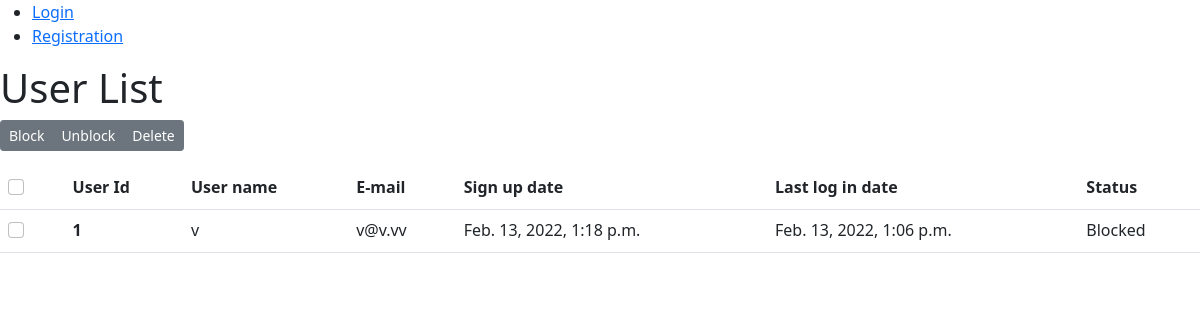
/users/, run on the app's committed database.
### users/models.py (models this page shows, shortened)
class Users(AbstractUser):
    objects = PersonManager()
    is_blocked = models.BooleanField(default=False, verbose_name='Status account')

### users/views.py (the view)
# urls.py: path(r'users/', views.UserListView.as_view(), name='users'),
class UserListView(generic.ListView):
    model = Users
    template_name = 'users/users.html'
    context_object_name = 'users_list'

### users/templates/users/users.html (shortened to what this page needs)
{% extends 'users/layout.html' %}
{% block content %}
    <h1>User List</h1>
    {% if users_list %}
        <div class="btn-toolbar mb-3" role="toolbar" aria-label="Toolbar with button groups">
            <div class="btn-group btn-group-sm" role="group" aria-label="First group">
                <button type="button" class="btn btn-secondary">Block</button>
                <button type="button" class="btn btn-secondary">Unblock</button>
                <button type="button" class="btn btn-secondary">Delete</button>
            </div>
        </div>
    <table class="table">
        <tr>
            <th>
                <div class="form-check">
                    <input class="form-check-input" type="checkbox" value="" id="flexCheckDefault" />
                </div>
            </th>
            <th scope="col">User Id</th>
            <th scope="col">User name</th>
            <th scope="col">E-mail</th>
            <th scope="col">Sign up date</th>
            <th scope="col">Last log in date</th>
            <th scope="col">Status</th>
        </tr>
        {% for user in users_list %}
        <tr>
            <td>
                <div class="form-check">
                    <input class="form-check-input" type="checkbox" value="" id="flexCheckDefault" />
                </div>
            </td>
            <th scope="row">{{ user.id }}</th>
            <td>{{ user.username }}</td>
            <td>{{ user.email }}</td>
            <td>{{ user.last_login }}</td>
            <td>{{ user.date_joined }}</td>
            <td>
                {% if user.is_blocked %}
                    Blocked
                {% else %}
                    Allowed
                {% endif %}
            </td>
        </tr>
      {% endfor %}
    </table>
    {% else %}
      <p> All users are deleted. :(</p>
    {% endif %}
{% endblock %}

### data on the page
Users: id "1", username "v", email "v@v.vv", last_login "Feb. 13, 2022, 1:18 p.m.", date_joined "Feb. 13, 2022, 1:06 p.m.", is_blocked "Blocked"
